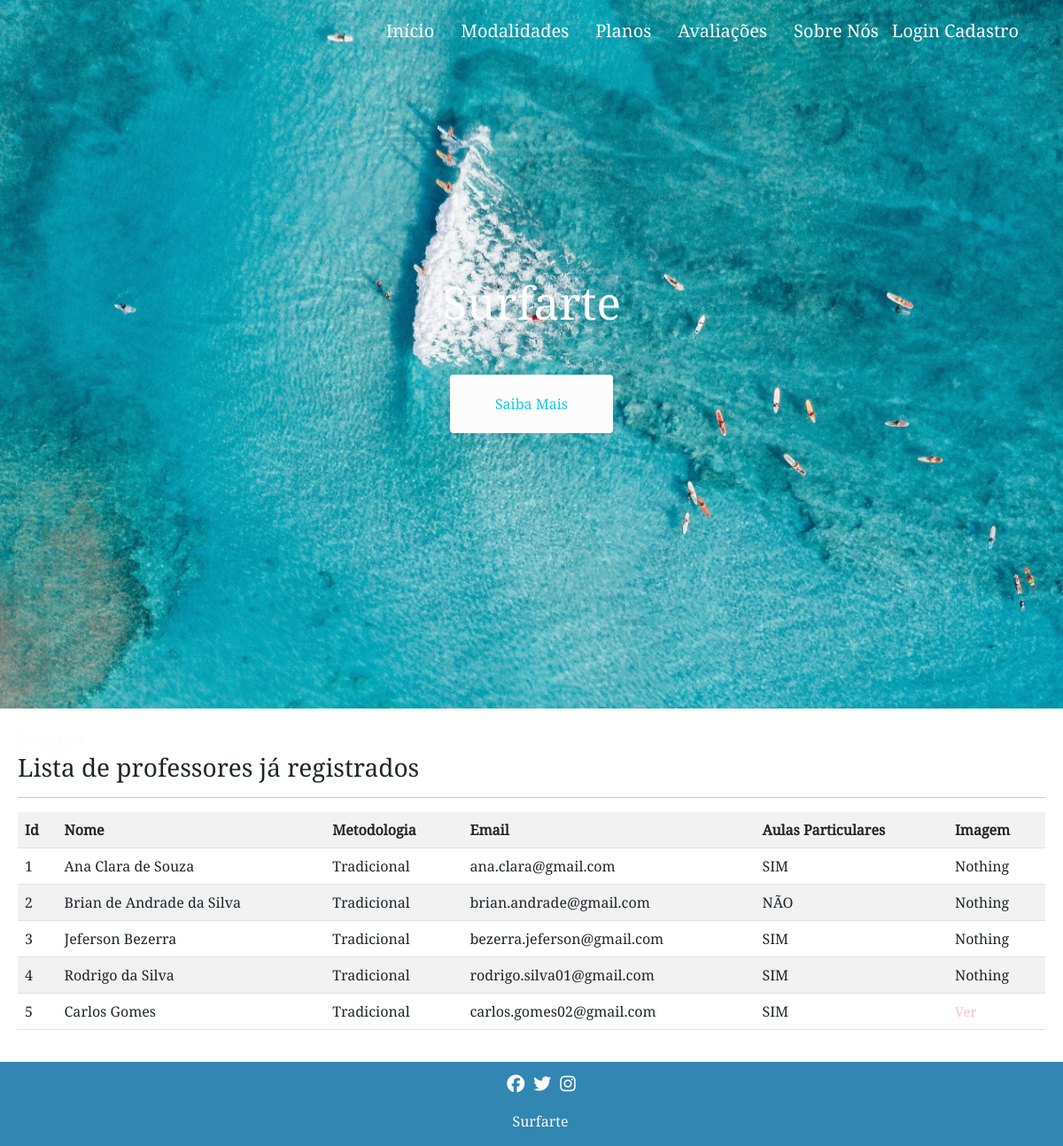
The app's page /exibir/professor/ with its own data.
### cadastros/models.py (models this page shows, shortened)
class Professor(models.Model):
    SIM = 'SIM'
    NAO = 'NÃO'
    yes_or_no = [(SIM, 'SIM'), (NAO, 'NÃO') ]
    nome = models.CharField(max_length=50)
    metodologia = models.CharField(max_length=50)
    email = models.EmailField()
    aula = models.CharField(
        max_length=3,
        choices=yes_or_no,
        verbose_name='Aulas particulares?'
    )
    foto = models.FileField(upload_to='imgs/', blank=True)

### cadastros/views.py (the view)
# urls.py: path('exibir/professor/', ProfessorList.as_view(), name='exibir-professor'),
class ProfessorList(ListView):
    model = Professor
    template_name = 'cadastros/listas/professor.html'

### cadastros/templates/cadastros/listas/professor.html (shortened to what this page needs)
{% extends 'modelo.html' %}
{% load static %}
{% block main %}
<link rel="stylesheet" type="text/css" href="{% static 'css/estilo_listas.css' %}">
<main>
    <a href="#">Socorro</a>
    <h3>Lista de professores já registrados</h3>
    <hr>
    <div class="table-responsive">
        <table class="table table-striped">
            <tr>
                <th>Id</th>
                <th>Nome</th>
                <th>Metodologia</th>
                <th>Email</th>
                <th>Aulas Particulares</th>
                <th>Imagem</th>
            </tr>
            {% for professor in object_list %}
            <tr>
                <td>{{ professor.pk }}</td>
                <td>{{ professor.nome }}</td>
                <td>{{ professor.metodologia }}</td>
                <td>{{ professor.email }}</td>
                <td>{{ professor.aula }}</td>
                {% if professor.foto %}
                    <td><a href="{{ professor.foto.url }}" class="imagem-professor" style="color: black; font-size: 15px;">Ver</a></td>
                {% else %}
                    <td>Nothing</td>
                {% endif %}
            </tr>
            {% empty %}
            <tr>
                <td colspan="5">Nenhum campo registrado!</td>
            </tr>
            {% endfor %}
        </table>
    </div>
</main>
{% endblock %}

### static/css/estilo.css (style rules this page uses)
* { margin: 0; font-size: 100%; padding: 0; box-sizing: border-box;font-family: 'NotoS'; }
a { text-decoration: none; opacity: 1; color: #FCFCFC; font-size: 20px; }

### static/css/estilo_listas.css (style rules this page uses)
main { margin: 20px; }
main .table-responsive table tr .imagem-professor { font-size: 5px; color: black; }
.imagem-professor { color: pink !important }

### records on screen
Professor: pk "1", nome "Ana Clara de Souza", metodologia "Tradicional", email "ana.clara@gmail.com", aula "SIM", foto "Nothing"
Professor: pk "2", nome "Brian de Andrade da Silva", metodologia "Tradicional", email "brian.andrade@gmail.com", aula "NÃO", foto "Nothing"
Professor: pk "3", nome "Jeferson Bezerra", metodologia "Tradicional", email "bezerra.jeferson@gmail.com", aula "SIM", foto "Nothing"
Professor: pk "4", nome "Rodrigo da Silva", metodologia "Tradicional", email "rodrigo.silva01@gmail.com", aula "SIM", foto "Nothing"
Professor: pk "5", nome "Carlos Gomes", metodologia "Tradicional", email "carlos.gomes02@gmail.com", aula "SIM"
